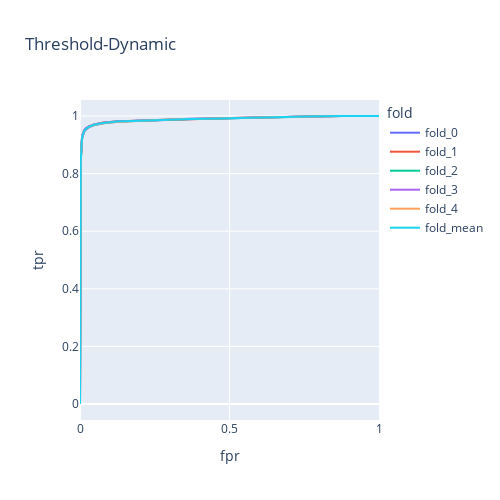

This figure's notebook cell:
### Markdown cell above
### Basic

### Code cell
# import validation data
with open('valid_dict_species_unknown.pkl', 'rb') as f:
    valid_dict_species_unknown = pickle.load(f)

# open data
with open('threshold_valid_df_lst.pkl', 'rb') as f:
    threshold_valid_df_lst = pickle.load(f)

df_lst = threshold_valid_df_lst # cahnge data source here

best_threshold_lst = []
avg_mean_df = sum(df_lst)/len(df_lst)
avg_mean_df['fold'] = 'fold_mean'
for i in range(len(df_lst)):
    df_lst[i]['fold'] = "fold_"+str(i)
    # get best threshold
    best_theshold = find_best_threshold(tpr=df_lst[i]['tpr'], fpr=df_lst[i]['fpr'] , thresholds=df_lst[i]['threshold'])
    best_threshold_lst.append(best_theshold)
joined_data_df = pd.concat(df_lst+[avg_mean_df])
mean_best_threshold = np.mean(best_threshold_lst).round(2)

# plot 
fig = px.line(joined_data_df, 
              x="fpr", 
              y="tpr", 
              color='fold',
              hover_data=['threshold'], 
              height=500, 
              width=500,
              title='Threshold-Dynamic')
fig.show()

f1_score_lst = []
for fold in range(1,6):
    og_data_df = valid_dict_species_unknown['fold_'+str(fold)]
    og_data_df['Unknown'] = mean_best_threshold
    og_data_df['pred'] = og_data_df.iloc[:,2:].idxmax(axis=1)
    f1_score_val = f1_score(y_true=og_data_df['true'], y_pred=og_data_df['pred'], average='weighted')
    f1_score_lst.append(f1_score_val)
    
print("Best Mean Threshold: ", mean_best_threshold)
print("Best Mean F1-Score: ", np.mean(f1_score_lst))
